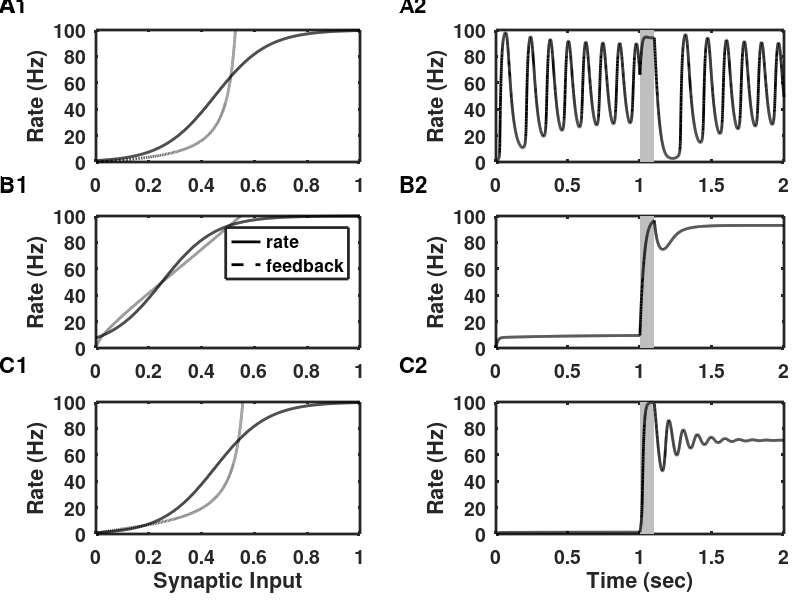

Reproduce this figure in MATLAB.
% Figure_6_6.m
% Simple firing-rate model of bistability.
% Uses sigmoidal f-I curve so that firing rate saturates.
% Synaptic feedback includes either depression or facilitation or a
% combination of the two.
% Plots firing rate and feedback curves to show fixed points then simulates
% the model with inputs.
%
% Trial 1 has depression only (facilitation factor set to 0).
% Trial 2 has facilitation only (depression time constant set to 0).
% Trial 3 has both depression and facilitation.
% This code was used to produce Figure 6.6 in the textbook:
% An Introductory Course in Computational Neuroscience
% by Paul Miller (Brandeis University, 2017)
%
%%%%%%%%%%%%%%%%%%%%%%%%%%%%%%%%%%%%%%%%%%%%%%%%%%%%%%%%%%%%%%%%%%%%%%%%%%%

clear;

%% Parameters for sigmoidal firing-rate response curve
rmax = 100;                 % Maximum rate
x_sigma = 0.1;              % Inverse of steepness of response
x_mid = 0.5;                % Default input for 1/2-max response (can vary)
tau = 0.010;                % Time constant for firing-rate to change

%% Parameters that vary across conditions are given in vectors, with each 
%  element of the vector to be used on one corresponding trial.
%  First trial is depression only.
%  Second trial is facilitation only.
%  Third trial has both facilitation and depression.

% Threshold for 1/2-activation is reduced in trial 2, increasing the firing 
% rate of neurons in the absence of input. This is possible as strong 
% facilitation allows for a weak baseline feedback to be used that ensures 
% spontaneous activity remains stable even at relatively high rates of 10Hz 
% or more. 
x_mid_vec = [0.45 0.25 0.45];   


%% Synaptic response parameters differ across the three trials

alpha_vec = [0.5 0.5 0.5];      % Baseline postsynaptic amplitude.
Wee_vec = [85 7 90];            % Strength of synaptic feedback.
fac_vec = [0 0.1 0.2];          % Facilitation factor (0 means no facilitation)
p0_vec = [1 0.1 0.1];           % Baseline vesicle release probability.

% Time constant for synaptic depression, zero means no depression
taud_vec = [0.15 0 0.15];       

tau_s = 0.002;                  % Synaptic time constant for AMPA receptors
tau_f = 0.5;                    % Faciliation time constant

%% Now set up vectors to generate the firing rate response to a range of 
%  inputs and the dependence of synaptic feedback on a range of rates.
S_range = [0:0.001:1];          % Range of synaptic inputs to use    
r_range = [0:0.01:rmax];        % Range of presynaptic rates to use.


%% Set up the plotting parameters
set(0,'DefaultLineLineWidth',2,...
    'DefaultLineMarkerSize',8, ...
    'DefaultAxesLineWidth',2, ...
    'DefaultAxesFontSize',14,...
    'DefaultAxesFontWeight','Bold');

figure(1)
clf
%% Set up the simulation parameters 
dt = 0.0005;                % Time step to use
tmax = 2;                   % Maximum time for simulation
tvec = dt:dt:tmax;          % Vector of time points
Nt = length(tvec);          % Number of time points
Ntrials = 3;                % Number of different simulation trials

r = zeros(Ntrials,Nt);      % Initialize vector for firing rates
s = zeros(Ntrials,Nt);      % Initialize vector for synaptic inputs
D = ones(Ntrials,Nt);      % Initialize vector for depression variable
F = ones(Ntrials,Nt);      % Initialize vector for facilitation variable

t_on = 1;                   % Time for stimulus onset
t_off = 1.1;                % Time for stimulus offset
stim_amp = 0.2;             % Amplitude of stimulus
stim = zeros(1, Nt);        % Initialize vector for the stimulus
% then add stimulus to appropriate time points.
stim(round(t_on/dt):round(t_off/dt)) = stim_amp;    

% Loop through trials with different parameters on each trial
for trial = 1:Ntrials;         
    alpha0 = alpha_vec(trial);  % Value of baseline postsynaptic amplitude
    Wee = Wee_vec(trial);       % Value of total synaptic strength
    f_f = fac_vec(trial);       % Value of facilitation factor
    p0 = p0_vec(trial);         % Value of baseline release probability
    tau_d = taud_vec(trial);    % Value of time constant for depression
    x_mid = x_mid_vec(trial);   % Value to shift threshold of f-I curve
    
    % Below is the formula for the firing rate response function that will 
    % be used in both the steady state curves and the simulation.
    % This is the sigmoid function of "x" where "x" is the value of the
    % variable (or vector of values) sent to the function.
    r_of_s = @(x) rmax./(1 + exp(-(x-x_mid)/x_sigma));

    % Steady state formula for facilitation variable, F, depends on r.
    % See Appendix A and Chapter 5.
    fac_of_r = 1+(1/p0-1)*f_f*tau_f*r_range./(1+f_f*tau_f*r_range);
    
    % Below is release probability defined as pr = p0.F.
    pr = p0*fac_of_r;
    
    % Steady state formula for depression variable, D, depends on r.
    % See Appendix A and Chapter 5.
    dep_of_r = 1./(1+tau_d*pr.*r_range);
    
    % Postynaptic amplitude is defined as alpha = alpha_0*D
    alpha = alpha0*dep_of_r;
    
    % Steady state formula for the synaptic response fraction depends on r.
    % See Appendix A and Chapter 5.
    s_of_r = alpha.*pr.*r_range*tau_s./(1+alpha.*pr.*r_range*tau_s);
    
    % Total synaptic input is the synaptic response fraction scaled by
    % total synaptic strength, Wee via S(r) = Wee.s(r).
    S_in = Wee*s_of_r;
    
    % Generate firing rate as a function of total synaptic input
    r_out = r_of_s(S_range);
    
    % Set up the figure to plot S(r) and r(S).
    figure(1)    
    subplot('Position',[0.12 1.04-0.31*trial 0.33 0.22]) % Position of panel
    plot(S_range,r_out,'k');        % Plot r(S) (S varied r from formula)
    hold on;                        % Do not overwrite
    plot(S_in,r_range,'k--');       % Plot S(r) (r varied S from formula)
    axis([0 1 0 rmax])               % Set the range of each axis

    if ( trial == Ntrials )          % If it is not the last trial
        xlabel('Synaptic Input')    % Otherwise label the x-axis
    end
    ylabel('Rate (Hz)')             % Label the y-axis
    if ( trial == 2 )
        legend('rate', 'feedback')
    end

    %% Now carry simulate the same model as a function of time
    % In models with multiple variables, each variable is updated using
    % the values of the set of variables on the previous time step
    for i = 2:Nt;                               % Loop through time points

        % First update the firing rate using the equation
        % dr/dt = -(r + r(S + stim) )/tau 
        % where S = Wee.s and the value of s on the prior time-step is used
        r(trial,i) = r(trial,i-1)*(1-dt/tau) + ...
            dt/tau*r_of_s(Wee*s(trial,i-1)+stim(i));
        
        % Next update the facilitation variable which depends on firing
        % rate alone, using the equation
        % dF/dt = (1-F)/tau_F + f_f*(1/p0 - F)*r
        % Note that if f_f is zero then F is fixed at 1.
        F(trial,i) = F(trial,i-1) +  dt/tau_f*(1-F(trial,i-1)) + ...
            f_f*(1/p0-F(trial,i-1))*dt*r(trial,i-1);

        % Next update the depression variable, which depends on both firing
        % rate and the facilitation variable, using the equation
        % dD/dt = (1-D)/tau_D - pr.D.r (where pr = p0.F)
        if ( tau_d > 0 )        % tau_d = 0 ensures D = 1 always
            D(trial,i) = D(trial,i-1) +(1-D(trial,i-1))*dt/tau_d - ...
                p0*F(trial,i-1)*D(trial,i-1)*r(trial,i-1)*dt;
        else
            D(trial,i) = 1;     % No impact of depression if D = 1.
        end
        
        % Finally update the synaptic response variable,s, which depends on
        % all of rate, facilitation and depression variables, using the
        % equation
        % ds/dt = -s/tau_s + alpha.pr.r.(1-s)
        % where pr = p0.F and alpha = alpha_0*D
        s(trial,i) = s(trial,i-1)*(1-dt/tau_s) + ...
            dt*F(trial,i-1)*p0*D(trial,i-1)*alpha0*r(trial,i-1) ... 
            *(1-s(trial,i-1));
    end;        % go to next time point
    
    %% Now plot the results
    
    % Set up the position of the panel for plotting simulation results
    subplot('Position',[0.62 1.04-0.31*trial 0.36 0.22])
    
    % produce a solid gray rectangle across the region of the stimulus
    fill([t_on t_on t_off t_off],[0 rmax rmax 0],[0.75, 0.75, 0.75], ...
        'EdgeColor','none')
    hold on;        % do not overwrite the gray rectangle
    plot(tvec,r(trial,:),'k');  % plot firing rate as a function of time
    if ( trial == Ntrials )          % if not the last trial
        xlabel('Time (sec)')        % Label x-axis on last trial
    end
    ylabel('Rate (Hz)')
    axis([0 tmax 0 rmax])            % Set the range of each axis
    
end;            % Go to next parameter set and produce a new trial


% Finally label the subfigures
annotation('textbox',[0.00 0.98 0.02 0.02],'LineStyle','none','FontSize',16,'FontWeight','Bold','String','A1')
annotation('textbox',[0.5 0.98 0.02 0.02],'LineStyle','none','FontSize',16,'FontWeight','Bold','String','A2')
annotation('textbox',[0.00 0.68 0.02 0.02],'LineStyle','none','FontSize',16,'FontWeight','Bold','String','B1')
annotation('textbox',[0.5 0.68 0.02 0.02],'LineStyle','none','FontSize',16,'FontWeight','Bold','String','B2')
annotation('textbox',[0.00 0.38 0.02 0.02],'LineStyle','none','FontSize',16,'FontWeight','Bold','String','C1')
annotation('textbox',[0.5 0.38 0.02 0.02],'LineStyle','none','FontSize',16,'FontWeight','Bold','String','C2')
